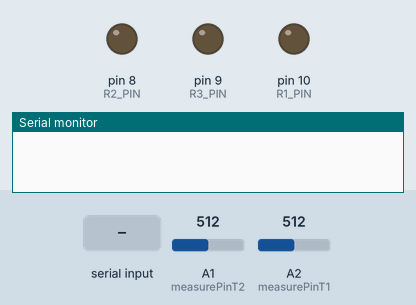
Bench run of a sketch on a simulated Arduino Uno, built with avr-gcc and run on an emulated ATmega328P. Shown: output pins drawn as LEDs (lit = HIGH), the last lines printed to the serial monitor. Inputs (shaded band) come from the test bench; at power-on: A1 (measurePinT2) = 512, A2 (measurePinT1) = 512.

Above: at 1.2 s.
1.3 s: "IDENTIFY\n" received over Serial
2.8 s: "R1_OPEN\n" received over Serial
At 4.0 s:
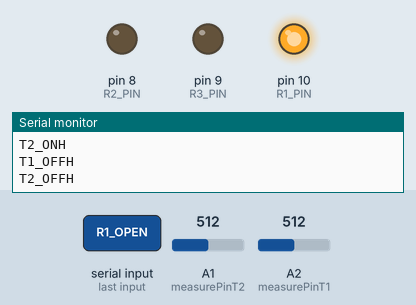
4.3 s: "T1_BELL_START\n" received over Serial
At 5.55 s:
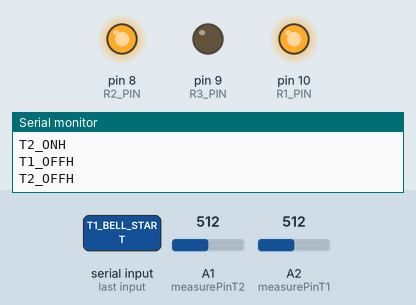
7.3 s: A1 (measurePinT2) set to 6
10.3 s: A1 (measurePinT2) set to 3
At 11.1 s:
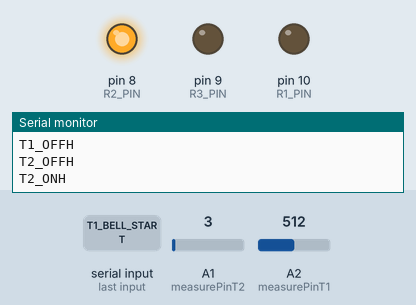
13.3 s: "T2_BELL_START\n" received over Serial
At 13.55 s:
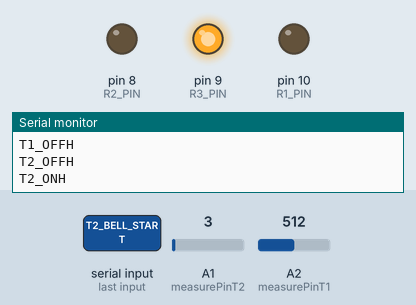
Timing chart, 0 to 16.2 s (numbered marks = the images above; inputs shaded):
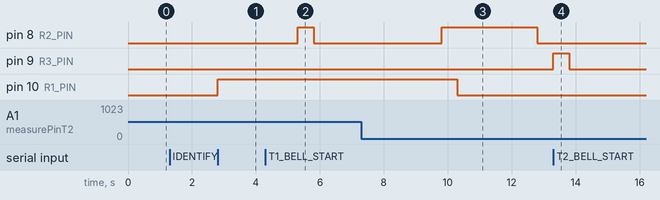

The sketch:

arduino.ino
```cpp
/*
THINGS THE PI SHOULD KNOW:
                                                                CODES IN SERIAL
MONITOR
  - When a phone goes OFF-HOOK                                  TX_OFFH
  - When a phone goes ON-HOOK                                   TX_ONH
  - When a phone DIALS a DIGIT (0-9)                            TX_N1   ...

Things the PI can do:
  - Connect/Disconnect the two phone lines via a relay          (R1_OPEN /
R1_CLOSE)
  - Open close bell circuit                                     (TX_BELL_START /
TX_BELL_STOP)
*/

//--- PINS
const int R1_PIN = 10;
const int R2_PIN = 8; // Bell 1
const int R3_PIN = 9; // Bell 2
const int measurePinT1 = A2;
const int measurePinT2 = A1;

#define T1 0
#define T2 1

//--- CONFIG
const String DeviceName = "MAIN";

struct PhoneConfig {
  int pickupThreshold;
  int hangupThreshold;
  int digitTimeout;
  int hangupValidationTime;
};

const PhoneConfig phoneConfigs[2] = {
    // pickup, hangup, digitTimeout(ms), hangupValidation(ms)
    {45, 20, 600, 1500}, // T1
    {60, 20, 600, 1500}  // T2
};

//--- STATE & VARIABLES
struct PhoneState {
  bool isOffHook;
  int pulseCount;
  bool inPulse; // currently in a pulse break
  unsigned long lastPulseTime;
  bool isActuallyHangingUp; // distinguish pulse vs hangup
};

PhoneState phoneStates[2] = {
    // isOffHook, pulseCount, inPulse, lastPulseTime, isActuallyHangingUp
    {false, 0, false, 0, false}, // T1
    {false, 0, false, 0, false}  // T2
};

const int RelayStabilityPause =
    2500; // Wait after connection before allowing break (ms)
unsigned long lastRelayChangeTime = 0;
bool isRelayOpen = false; // Track relay state (R1)

//------------------------ SETUP ------------------------//
void setup() {
  Serial.begin(1000000);
  pinMode(R1_PIN, OUTPUT);
  pinMode(R2_PIN, OUTPUT);
  pinMode(R3_PIN, OUTPUT);

  digitalWrite(R1_PIN, LOW);
  digitalWrite(R2_PIN, LOW);
  digitalWrite(R3_PIN, LOW);
}

//--- BELL STATE
struct BellState {
  bool isRinging;
  bool ringState;
  unsigned long lastRingTime;
  int pin;
};

BellState bellStates[2] = {
    {false, false, 0, R2_PIN}, // T1 (Bell 1)
    {false, false, 0, R3_PIN}  // T2 (Bell 2)
};

const unsigned long RING_ON_DURATION = 500;
const unsigned long RING_OFF_DURATION = 4000;

//--- STATE & VARIABLES
bool isConnected = false;

//------------------------ LOOP ------------------------//
void loop() {
  //--- 0. Handshake
  // If we haven't established a connection yet, wait for it.
  if (!isConnected) {
    while (!handshake()) {
      delay(100);
    }
    isConnected = true;
  }

  //--- 1. Check Serial Commands
  checkSerialCommands();

  //--- 1.2 Check Relay Stability
  if (millis() - lastRelayChangeTime < RelayStabilityPause) {
    delay(10);
    return;
  }

  //--- 1.5 Manage Bell
  manageBell(0); // T1
  manageBell(1); // T2

  //--- 2. Read the lines
  int valueT1 = analogRead(measurePinT1);
  int valueT2 = analogRead(measurePinT2);

  // Serial.print(valueT1);
  // Serial.print(" | ");
  // Serial.println(valueT2);

  //--- 3. Get all information from the lines
  // On/off hook state & dialed digits
  processLine(valueT1, T1);
  processLine(valueT2, T2);
}

//------------------------ Give handshake to the PI ------------------------//
bool handshake() {
  if (Serial.available() > 0) {
    String incoming = Serial.readStringUntil('\n');
    incoming.trim(); // Remove any whitespace/newlines

    // When the Pi asks "IDENTIFY", send back the name
    if (incoming == "IDENTIFY") {
      Serial.println(DeviceName);

      // and send the current state of the lines
      if (phoneStates[T1].isOffHook) {
        Serial.println("T1_OFFH");
      } else {
        Serial.println("T1_ONH");
      }
      if (phoneStates[T2].isOffHook) {
        Serial.println("T2_OFFH");
      } else {
        Serial.println("T2_ONH");
      }

      return true;
    }
  }

  return false;
}

//------------------------ LINE PROCESSING ------------------------//
void processLine(int value, int phoneID) {
  const PhoneConfig &config = phoneConfigs[phoneID];
  PhoneState &state = phoneStates[phoneID];

  // AUTO-DISCONNECT Logic:
  // If Relay is OPEN (Phones connected) and voltage drops < 5 (Total connection
  // loss/Hangup) We IMMEDIATELY close the relay to isolate the lines and verify
  // the state.
  if (isRelayOpen && value < 5) {
    digitalWrite(R1_PIN, LOW);      // Force Disconnect
    isRelayOpen = false;            // Update State
    lastRelayChangeTime = millis(); // Trigger Stability Pause (2.5s)

    // CRITICAL FIX: Reset pulse detection state.
    // We are changing the physical line; previous low-voltage "pulses" are
    // invalid. If we don't reset, the 2.5s pause will make any existing
    // 'inPulse' look like a massive hangup.
    phoneStates[0].inPulse = false;
    phoneStates[0].pulseCount = 0;
    phoneStates[1].inPulse = false;
    phoneStates[1].pulseCount = 0;

    return; // Stop processing this cycle
  }

  // Off-Hook Detection
  if (!state.isOffHook && value > config.pickupThreshold) {
    state.isOffHook = true;
    state.pulseCount = 0;
    Serial.print("T");
    Serial.print(phoneID + 1);
    Serial.println("_OFFH");
  }

  // Dial & On-Hook Detection
  if (state.isOffHook) {
    // Detection of a pulse
    if (value < config.hangupThreshold && !state.inPulse) {
      state.inPulse = true;
      state.lastPulseTime = millis();
    }

    // Count the pulses
    else if (value > config.pickupThreshold && state.inPulse) {
      state.inPulse = false;
      state.pulseCount++;
      state.lastPulseTime = millis();
    }

    // Is the pulse a Digit or a Hang-up?
    unsigned long duration = millis() - state.lastPulseTime;

    if (state.inPulse) {
      // Voltage is LOW (Pulse or Hangup)
      // If it stays LOW longer than validation time -> HANGUP
      if (duration > config.hangupValidationTime) {
        state.isOffHook = false;
        state.inPulse = false;
        state.pulseCount = 0;
        Serial.print("T");
        Serial.print(phoneID + 1);
        Serial.println("_ONH");
      }
    } else {
      // Voltage is HIGH (Inter-digit gap or Idle)
      // If stays HIGH longer than digitTimeout AND we have pulses -> DIGIT
      // FINISHED
      if (state.pulseCount > 0 && duration > config.digitTimeout) {
        int digit = (state.pulseCount == 10) ? 0 : state.pulseCount;
        Serial.print("T");
        Serial.print(phoneID + 1);
        Serial.print("_N");
        Serial.println(digit);
        state.pulseCount = 0;
      }
    }
  }
}

//------------------------ SERIAL COMMANDS ------------------------//
void checkSerialCommands() {
  if (Serial.available() > 0) {
    String cmd = Serial.readStringUntil('\n');
    cmd.trim();

    // "R1_OPEN" = Open the channel / Connect the phones (Relay HIGH)
    if (cmd == "R1_OPEN") {
      digitalWrite(R1_PIN, HIGH);
      lastRelayChangeTime = millis();
      isRelayOpen = true;
    }
    // "R1_CLOSE" = Close the channel / Disconnect (Relay LOW)
    else if (cmd == "R1_CLOSE") {
      digitalWrite(R1_PIN, LOW);
      lastRelayChangeTime = millis();
      isRelayOpen = false;

      // Reset pulse states on manual close too
      phoneStates[0].inPulse = false;
      phoneStates[0].pulseCount = 0;
      phoneStates[1].inPulse = false;
      phoneStates[1].pulseCount = 0;
    }

    //--- RINGING
    // "T1_BELL_START"
    else if (cmd == "T1_BELL_START") {
      bellStates[0].isRinging = true;
      bellStates[0].ringState = false;
      bellStates[0].lastRingTime = 0;
    }
    // "T1_BELL_STOP"
    else if (cmd == "T1_BELL_STOP") {
      bellStates[0].isRinging = false;
      bellStates[0].ringState = false;
      digitalWrite(bellStates[0].pin, LOW);
    }
    // "T2_BELL_START"
    else if (cmd == "T2_BELL_START") {
      bellStates[1].isRinging = true;
      bellStates[1].ringState = false;
      bellStates[1].lastRingTime = 0;
    }
    // "T2_BELL_STOP"
    else if (cmd == "T2_BELL_STOP") {
      bellStates[1].isRinging = false;
      bellStates[1].ringState = false;
      digitalWrite(bellStates[1].pin, LOW);
    }
  }
}

//------------------------ BELL MANAGEMENT ------------------------//
void manageBell(int bellIndex) {
  BellState &bell = bellStates[bellIndex];

  if (!bell.isRinging)
    return;

  unsigned long currentMillis = millis();
  unsigned long interval =
      bell.ringState ? RING_ON_DURATION : RING_OFF_DURATION;

  if (currentMillis - bell.lastRingTime >= interval) {
    bell.lastRingTime = currentMillis;

    // Toggle state
    bell.ringState = !bell.ringState;

    if (bell.ringState) {
      // --- RING ON ---
      digitalWrite(bell.pin, HIGH);
    } else {
      // --- RING OFF ---
      digitalWrite(bell.pin, LOW);
    }
  }
}
```

Measured:
- the behaviour switches between 5 and 4 on A1 (measurePinT2) (found by bisection; images 2 and 3)
- after the input at 2.8 s, pin 10 (R1_PIN): LOW → HIGH at once
- after the input at 4.3 s, pin 8 (R2_PIN): LOW → HIGH after 1.0 s, → LOW 0.50 s later
- after the input at 10.3 s, pin 8 (R2_PIN): HIGH → LOW after 2.5 s instead of 0.01 s; pin 10 (R1_PIN): HIGH → LOW at once
- after the input at 13.3 s, pin 9 (R3_PIN): LOW → HIGH at once, → LOW 0.50 s later
